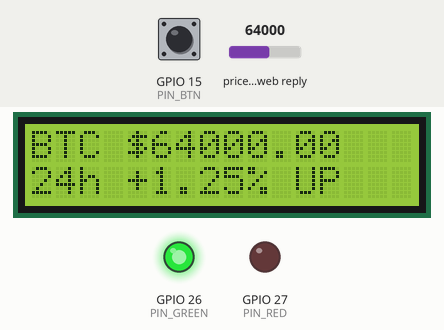
This sketch was run on a simulated ESP32. Shown: 16×2 character LCD, output pins drawn as LEDs (lit = HIGH). The inputs (shaded band) are chosen by the test bench; at power-on: GPIO 15 (PIN_BTN) HIGH, price in the web reply 64000. WiFi joins after 1.5 s; servers stay silent unless stated; web services answer with replies made up by the test bench; what the sketch prints to the serial monitor is not drawn.

Above: at 3.0 s.
3.1 s: GPIO 15 (PIN_BTN) pulled LOW for 0.15 s
At 3.8 s:
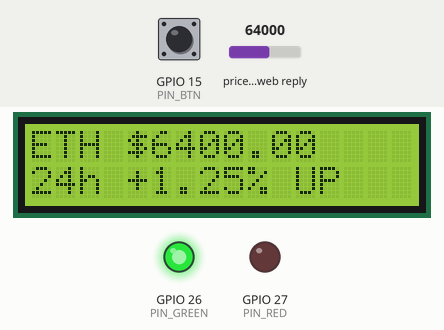
4.7 s: GPIO 15 (PIN_BTN) pulled LOW for 1 s
At 6.1 s:
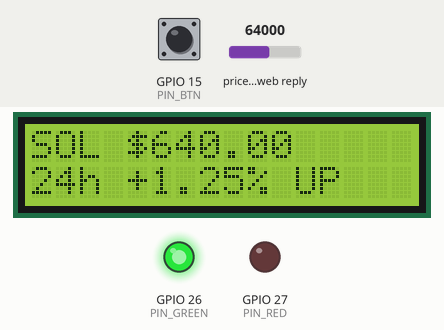
7.2 s: GPIO 15 (PIN_BTN) pulsed LOW 5 times (0.12 s each, 0.3 s apart)
At 9.5 s:
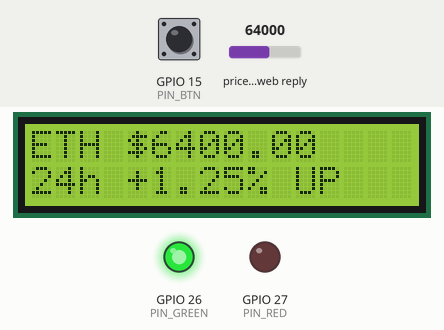
10.2 s: GPIO 15 (PIN_BTN) pulled LOW for 3.2 s
At 11.5 s:
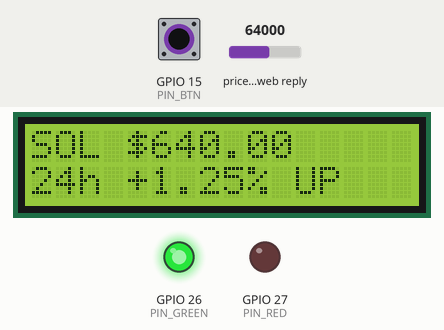
Timing chart, 0 to 13.2 s (numbered marks = the images above; inputs shaded):
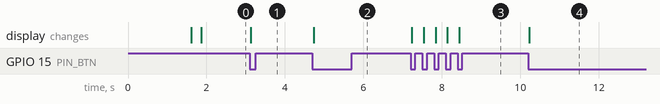

The sketch:

ENGR4399-ESP32-WiFi-Assignment.ino
```cpp
/*
 * ENGR 4399 - Simulation Assignment 3: ESP32 WiFi, APIs, and Cloud Data
 * Project: ESP32 Cryptocurrency Price Ticker (Wokwi)
 *
 * - Connects to the Wokwi-GUEST WiFi network (no password)
 * - HTTPS GET to the free CoinGecko API (no key) -> JSON prices + 24 h change
 * - Parses JSON with ArduinoJson, builds a JSON status report
 * - Input : push button (cycle coin: BTC -> ETH -> SOL)
 * - Output: 16x2 I2C LCD, green/red LEDs, Serial Monitor
 *
 * Pins: BTN=GPIO15 (INPUT_PULLUP), GREEN=GPIO26, RED=GPIO27, SDA=GPIO21, SCL=GPIO22
 * Libraries (Wokwi libraries.txt): ArduinoJson, LiquidCrystal I2C
 */
#include <WiFi.h>
#include <WiFiClientSecure.h>
#include <HTTPClient.h>
#include <ArduinoJson.h>
#include <Wire.h>
#include <LiquidCrystal_I2C.h>

const char* WIFI_SSID = "Wokwi-GUEST";
const char* WIFI_PASS = "";

// One request returns all three coins
const char* API_URL =
  "https://api.coingecko.com/api/v3/simple/price"
  "?ids=bitcoin,ethereum,solana&vs_currencies=usd&include_24hr_change=true";

const int PIN_BTN   = 15;
const int PIN_GREEN = 26;
const int PIN_RED   = 27;

const int NUM_COINS = 3;
const char* COIN_ID[NUM_COINS]  = {"bitcoin", "ethereum", "solana"};
const char* COIN_SYM[NUM_COINS] = {"BTC", "ETH", "SOL"};

float price[NUM_COINS];
float change24h[NUM_COINS];
bool  haveData = false;
int   selected = 0;

const unsigned long AUTO_REFRESH_MS = 60000;  // respect API rate limit
const unsigned long DEBOUNCE_MS     = 50;
unsigned long lastFetch = 0, lastPress = 0;

LiquidCrystal_I2C lcd(0x27, 16, 2);

void connectWiFi() {
  lcd.clear(); lcd.print("WiFi connecting");
  Serial.printf("Connecting to %s", WIFI_SSID);
  WiFi.begin(WIFI_SSID, WIFI_PASS, 6);  // channel 6 speeds up Wokwi connection
  while (WiFi.status() != WL_CONNECTED) {
    delay(250);
    Serial.print(".");
  }
  Serial.printf("\nConnected! IP: %s\n", WiFi.localIP().toString().c_str());
  lcd.clear(); lcd.print("WiFi connected");
}

void showCoin() {
  if (!haveData) return;
  char l1[17], l2[17];
  snprintf(l1, sizeof(l1), "%s $%.2f", COIN_SYM[selected], price[selected]);
  snprintf(l2, sizeof(l2), "24h %+.2f%% %s", change24h[selected],
           change24h[selected] >= 0 ? "UP" : "DN");
  lcd.clear();
  lcd.setCursor(0, 0); lcd.print(l1);
  lcd.setCursor(0, 1); lcd.print(l2);
  bool up = change24h[selected] >= 0;
  digitalWrite(PIN_GREEN, up ? HIGH : LOW);
  digitalWrite(PIN_RED,   up ? LOW : HIGH);
}

bool fetchPrices() {
  if (WiFi.status() != WL_CONNECTED) connectWiFi();

  WiFiClientSecure client;
  client.setInsecure();  // simulation only: skips certificate validation
  HTTPClient http;
  http.begin(client, API_URL);

  Serial.println("\n[HTTP] GET CoinGecko ...");
  int code = http.GET();
  Serial.printf("[HTTP] Status code: %d\n", code);
  if (code != HTTP_CODE_OK) {
    Serial.println("[HTTP] Request failed (rate limit or network).");
    http.end();
    return false;
  }
  String payload = http.getString();
  http.end();

  // ---- Parse incoming JSON ----
  JsonDocument doc;
  DeserializationError err = deserializeJson(doc, payload);
  if (err) {
    Serial.printf("[JSON] Parse error: %s\n", err.c_str());
    return false;
  }
  for (int i = 0; i < NUM_COINS; i++) {
    price[i]     = doc[COIN_ID[i]]["usd"];
    change24h[i] = doc[COIN_ID[i]]["usd_24h_change"];
  }
  haveData = true;

  // ---- Construct outgoing JSON (what would be pushed to a cloud service) ----
  JsonDocument out;
  out["device"] = "esp32-ticker-01";
  out["uptime_s"] = millis() / 1000;
  JsonArray arr = out["coins"].to<JsonArray>();
  for (int i = 0; i < NUM_COINS; i++) {
    JsonObject c = arr.add<JsonObject>();
    c["symbol"]     = COIN_SYM[i];
    c["usd"]        = price[i];
    c["change_24h"] = change24h[i];
    c["trend"]      = change24h[i] >= 0 ? "up" : "down";
  }
  Serial.println("[JSON] Parsed prices:");
  for (int i = 0; i < NUM_COINS; i++)
    Serial.printf("  %s : $%.2f (%+.2f%% 24h)\n", COIN_SYM[i], price[i], change24h[i]);
  Serial.print("[JSON] Report: ");
  serializeJson(out, Serial);
  Serial.println();
  return true;
}

void setup() {
  Serial.begin(115200);
  pinMode(PIN_BTN, INPUT_PULLUP);
  pinMode(PIN_GREEN, OUTPUT);
  pinMode(PIN_RED, OUTPUT);
  Wire.begin(21, 22);
  lcd.init(); lcd.backlight();
  lcd.print("Crypto Ticker");
  connectWiFi();
  if (fetchPrices()) showCoin();
  lastFetch = millis();
}

void loop() {
  // Debounced button: press = next coin
  if (digitalRead(PIN_BTN) == LOW && millis() - lastPress > DEBOUNCE_MS) {
    lastPress = millis();
    selected = (selected + 1) % NUM_COINS;
    Serial.printf("[BTN] Selected %s\n", COIN_SYM[selected]);
    showCoin();
    while (digitalRead(PIN_BTN) == LOW) delay(5);
  }
  if (millis() - lastFetch >= AUTO_REFRESH_MS) {
    lastFetch = millis();
    if (fetchPrices()) showCoin();
  }
}
```

Measured:
- after the input at 3.1 s, the display: changes at once (image 1)
- after the input at 4.7 s, the display: changes at once (image 2)
- after the input at 7.2 s, the display: first changes at once (image 3 shows a later state)
- after the input at 10.2 s, the display: changes at once (image 4)
